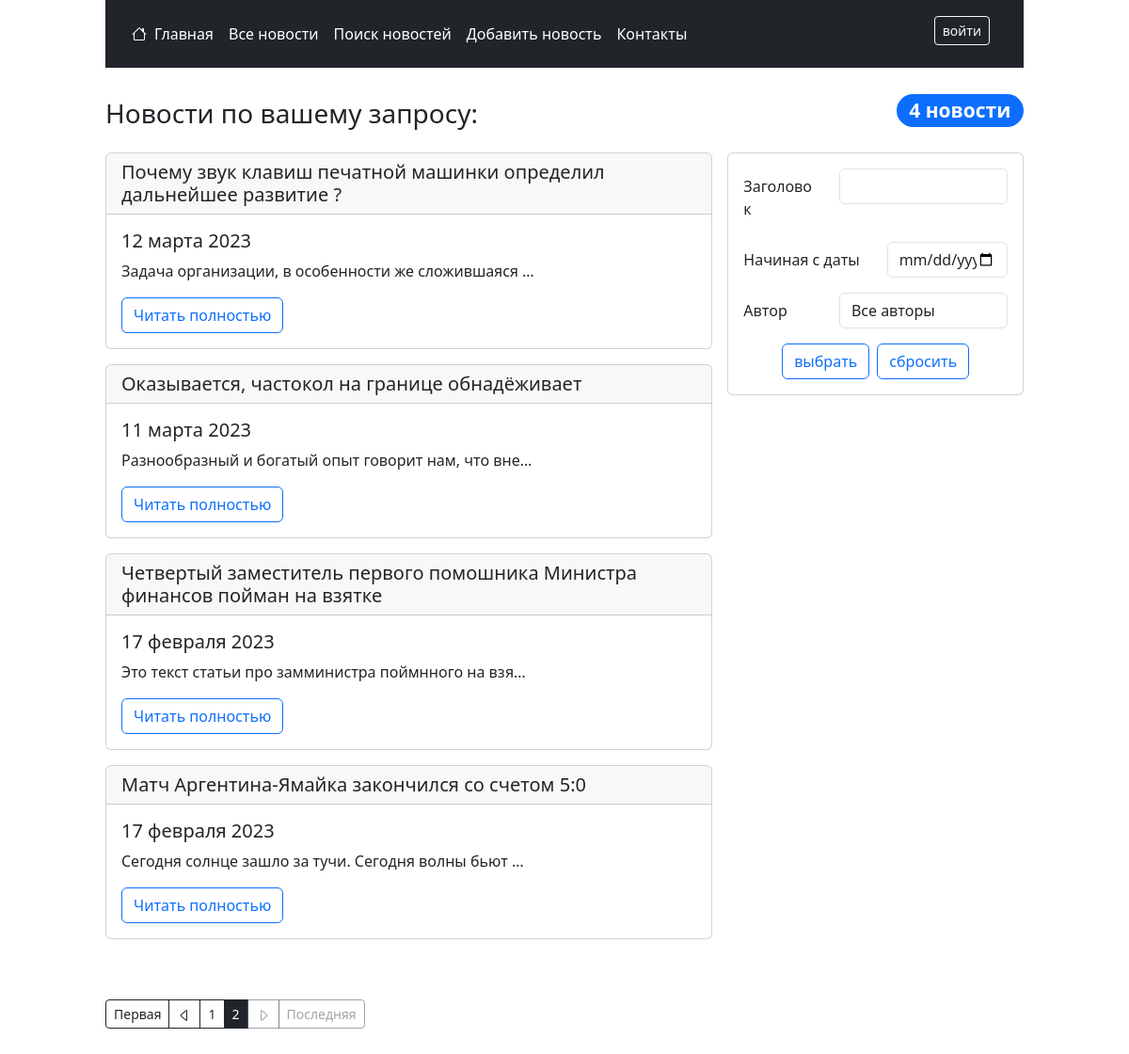
The page /news/search/?page=2 on the database its author committed.
### news/models.py (models this page shows, shortened)
class Post(models.Model):
    NEWS = "NWS"
    ARTICLE = "ART"
    CONTENT_TYPES = [
        (NEWS, "новость"),
        (ARTICLE, "статья"),
    ]
    title = models.CharField(max_length=255, null=False,
                             help_text="Заголовок новости")
    text = models.TextField(null=False, help_text="Текст новости")
    rating = models.IntegerField(default=0, help_text="Рейтинг новости")
    content_type = models.CharField(
        max_length=3,
        choices=CONTENT_TYPES,
        default=NEWS,
        help_text="Тип контента (новость/статья)",
    )
    created = models.DateTimeField(
        auto_now_add=True, help_text="Дата и время создания")
    author = models.ForeignKey("accounts.Author", on_delete=models.CASCADE)
    category = models.ManyToManyField(Category, through="PostCategory")
    class Meta:
        verbose_name = "Новость/статья"
        verbose_name_plural = "Новости/статьи"

### news/views.py (the view)
# urls.py: path('search/', PostSearch.as_view(), name = 'postSearch'),
class PostSearch(ListView):
    model = Post
    template_name = 'news/searchPost.html'
    ordering = ['-created']
    context_object_name = 'posts'
    paginate_by = PAGINATOR_RANGE
    def get_queryset(self):
        qset = super().get_queryset()
        return PostFilter(self.request.GET, queryset=qset).qs
    def get_context_data(self, **kwargs):
        context = super().get_context_data(**kwargs)
        context['filter'] = PostFilter(
            self.request.GET, queryset=self.get_queryset())
        return context

### accounts/models.py (called while the page is built)
    def __str__(self):
        return str(self.user.username)

### news/templatetags/my_tags.py (called while the page is built)
@register.filter(name="censor")
def censor(value):
    file_name = os.path.join(STATICFILES_DIRS[0], 'dictionaries', 'censor.txt')
    if not os.path.exists(file_name):
        return value
    with open(file_name, "r", encoding='utf8') as file:
        censor_dict = file.read().split(', ')
    for word in censor_dict:
        value = str(value).replace(word, '*'*3)
    return value

@register.inclusion_tag('news/tag_show_post.html')
def show_post(post):
    return {"post": post}

@register.simple_tag
def get_filters(request):
    res = ''
    for itm in request.GET:
        if itm != 'page':
            res = res + '&' + itm + '=' + request.GET.get(itm)
    return res

### news/templates/news/searchPost.html (shortened to what this page needs)
{% extends 'layout.html' %}
{% load my_tags %}
{% block content %}
    <div class='row justify-content-between align-items-center'>
        <h3 class="col-auto my-4">Новости по вашему запросу:</h3>
        <div class='col-auto'><h3><span class="badge rounded-pill text-bg-primary">{{ posts|length }} новости</span></h3></div>
    </div>
    <div class="row g-3">
        <div class="col-xl-4 order-xl-last">
            <form class="card p-3" method="get">
                <div class="row mb-3">
                    <label class="col-xl-4 col-form-label">Заголовок</label>
                    <div class="col-xl-8">
                    {{ filter.form.title }}
                    </div>
                </div>
                <div class="row mb-3">
                    <label class="col-xl-6 col-form-label">Начиная с даты</label>
                    <div class="col-xl-6">
                    {{ filter.form.created }}
                    </div>
                </div>
                <div class="row mb-3">
                    <label class="col-xl-4 col-form-label">Автор</label>
                    <div class="col-xl-8">
                    {{ filter.form.author }}
                    </div>
                </div>
                <div class="container d-flex justify-content-center gap-2">
                    <button type="submit" class="btn btn-outline-primary">
                        выбрать
                    </button>
                    <a class="btn btn-outline-primary" href="{% url 'postSearch' %}" role="button">
                        сбросить
                    </a>
                </div>
            </form>
        </div>
        <div class="col-xl-8">
            {% if posts %}
                {% for post in posts %}
                    {% show_post post %}
                {% endfor %}
                {% include 'page_paginator.html' %}
            {% else %}
                <h5 class='text-center my-5'>Ничего не найдено ....</h5>
            {% endif %}
        </div>
    </div>
{% endblock content %}

### news/templates/news/tag_show_post.html
{% load my_tags %}
<div class="card mb-3">
    <h5 class="card-header">{{ post.title|censor }}</h5>
    <div class="card-body">
      <h5 class="card-title">{{ post.created|date:'d E Y' }}</h5>
      <p class="card-text">{{ post.text|censor|truncatechars:50 }}</p>
      <a href="{% url 'onePost' post.pk %}" class="btn btn-outline-primary">Читать полностью</a>
    </div>
</div>

### rows shown on the page
Post: title|censor "Почему звук клавиш печатной машинки определил дальнейшее развитие ?", created "12 марта 2023", text|censor "Задача организации, в особенности же сложившаяся …"
Post: title|censor "Оказывается, частокол на границе обнадёживает", created "11 марта 2023", text|censor "Разнообразный и богатый опыт говорит нам, что вне…"
Post: title|censor "Четвертый заместитель первого помошника Министра финансов пойман на взятке", created "17 февраля 2023", text|censor "Это текст статьи про замминистра поймнного на взя…"
Post: title|censor "Матч Аргентина-Ямайка закончился со счетом 5:0", created "17 февраля 2023", text|censor "Сегодня солнце зашло за тучи. Сегодня волны бьют …"

### other values the page prints
{{ posts|length }} "4"
{{ num }} "1"
{{ num }} "2"
